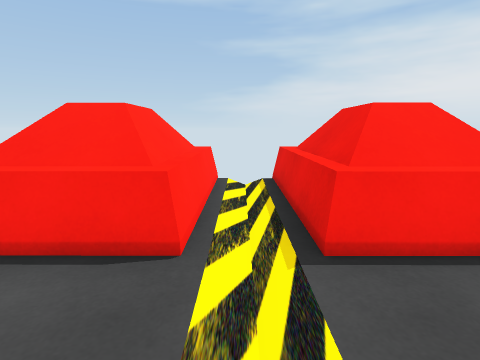
[1] (above)

24 first-person views from a walk through a 3-D level made in the Unity game engine. The camera is 1.3 m above the floor, tilts 10° down and sees 80° across. The floor is counted in squares, 1 m on a side. Each view is taken from the middle of a square. On the plan, view 1 faces up. The plan holds only what a view shows up to about 13 squares ahead; the rest is blank. The place goes on beyond the plan. The player character is not drawn.

[2]
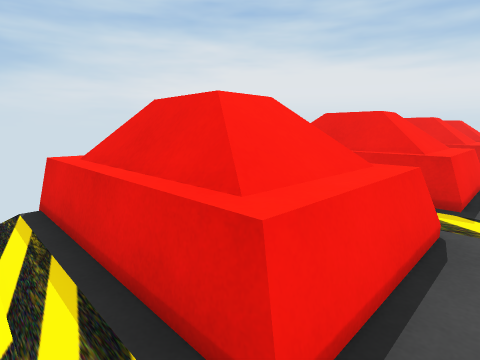

[3]
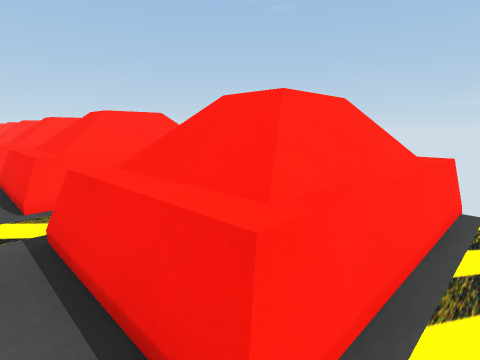

[4]
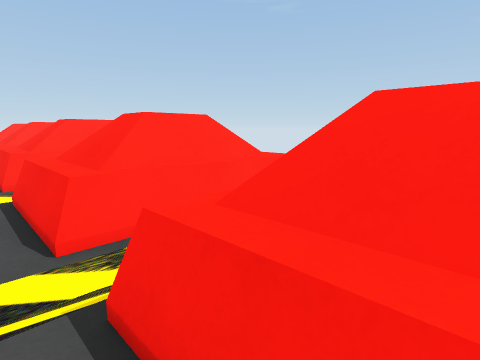

[5]
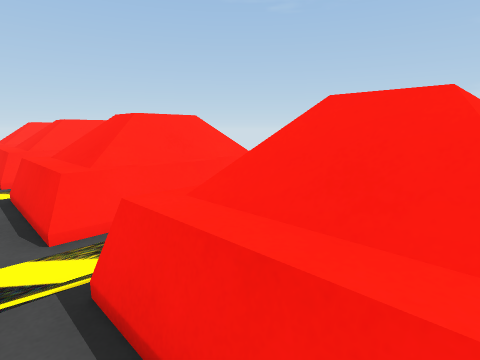

[6]
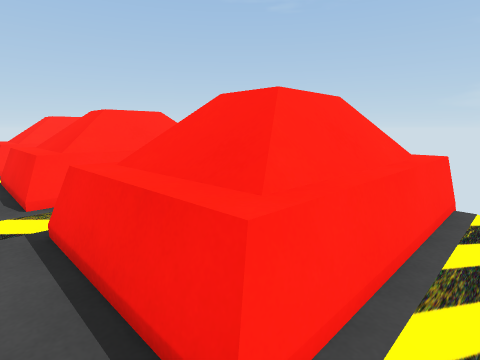

[7]
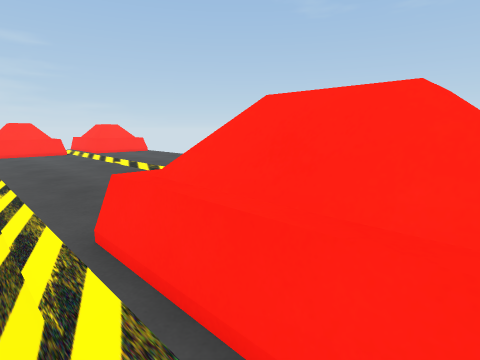

[8]
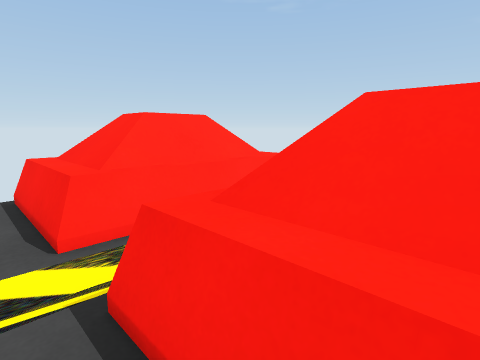

[9]
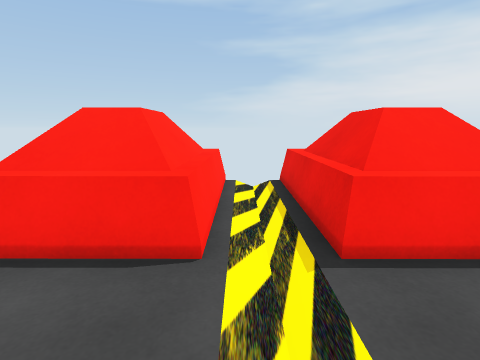

[10]
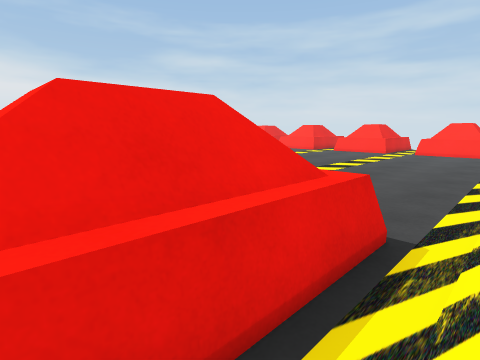

[11]
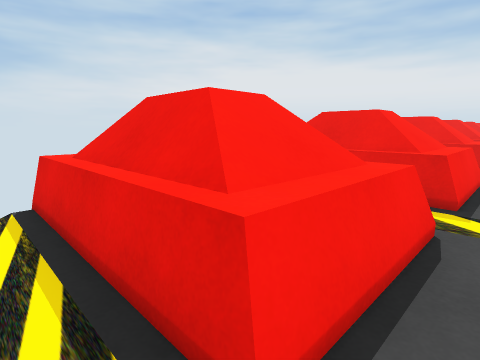

[12]
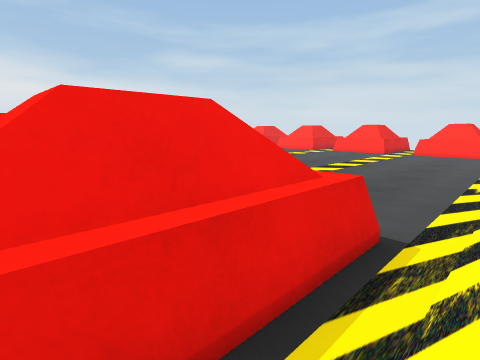

[13]
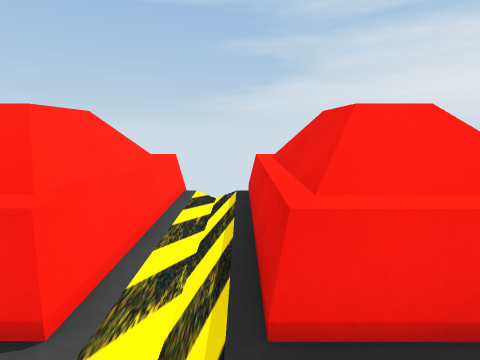

[14]
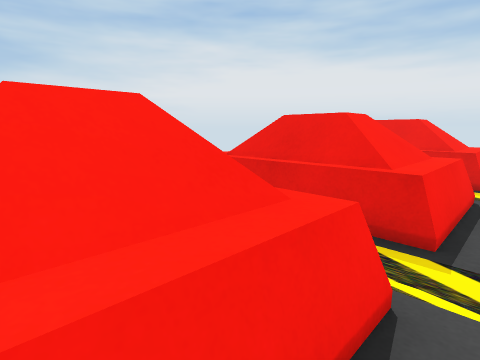

[15]
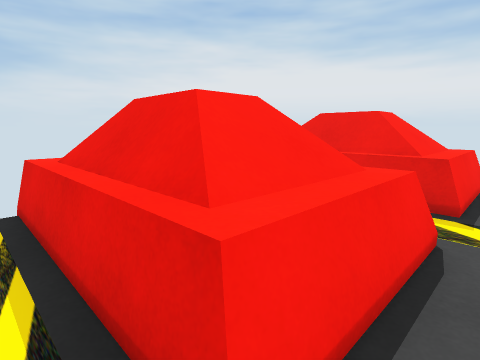

[16]
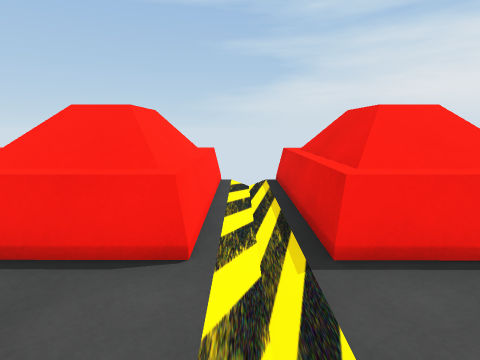

[17]
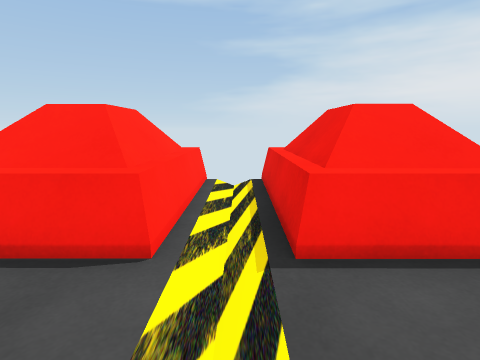

[18]
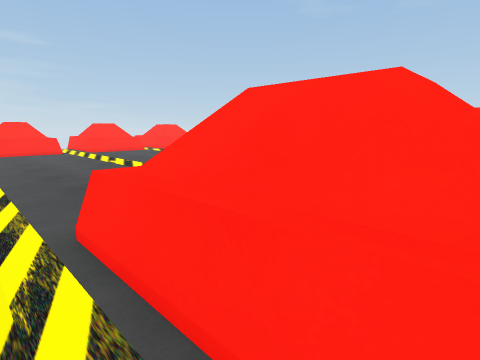

[19]
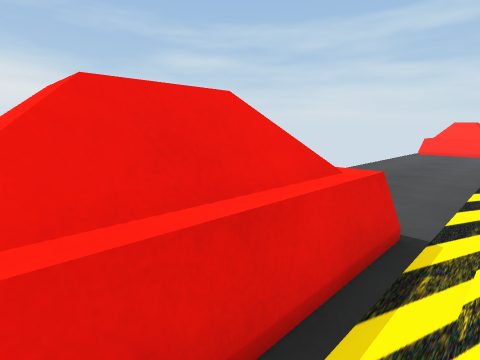

[20]
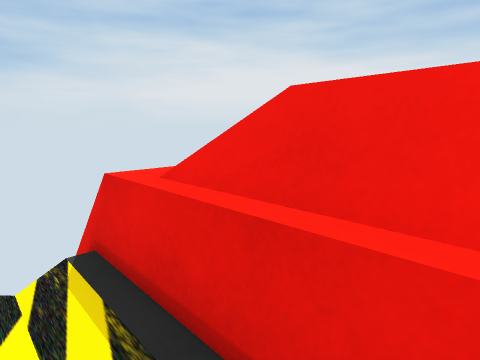

[21]
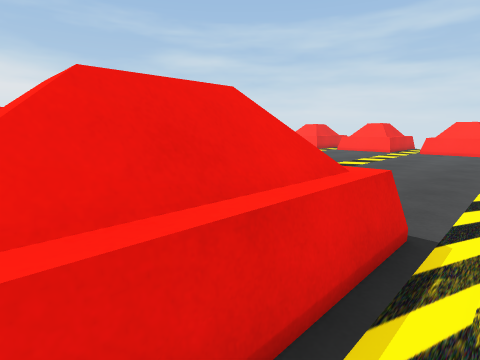

[22]
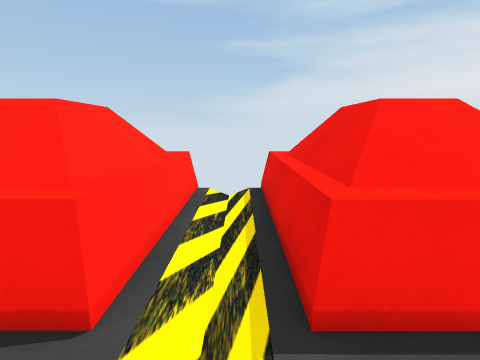

[23]
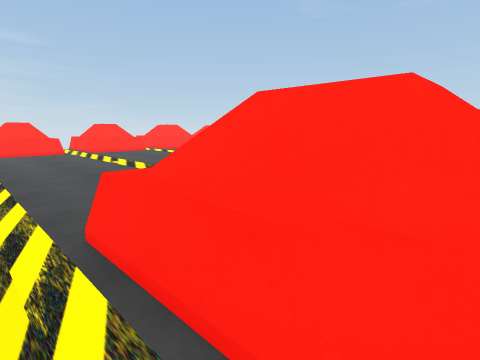

[24]
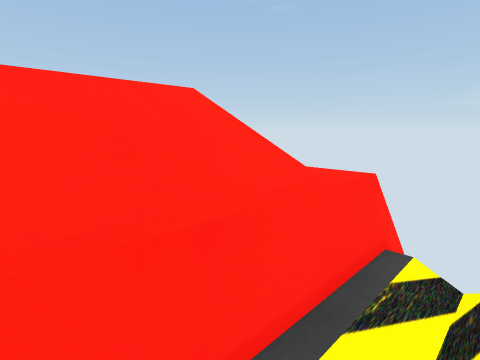

### Floor plan
Key: @ floor where view 1 was taken; # wall or solid block; . floor; / step, stairs or slope; = window, fence, low wall or low ledge; ^ raised ledge; v drop or lower ground.
Columns run from 25 left of view 1 to 17 right of it. Each row starts with its distance up from view 1.
  8                     ^                  ^
  7   ^v^      ^v^ ^   ^^v^ ^v^ ^=^^ ^v^ ^v^^
  6   ^.=^^=. ^#.#^^.=^^=/#^#.=^^==^^^.#^#/=^^
  5  ##.=##=  ##.###.=##=/###.^##==###.###/=#
  4 #^#.=^#=.#^#.#^#.=#^=/#^#.^^#==#^=.#^#/=^#
  3 ^^^.^^^^.^^^.^^^.^^^^/^^=.=^^==^^^.^^^/^^^^
  2 ...................../................/..
  1   .......       ...../  ...   .  ./. ./..
  0    ......       ...../   @..    ../   /..
 -1     ....         ....     ..    ..     ..
 -2     ....         ....     ..    ..     ...
 -3    ......       ...../.   ........     ....
 -4   ........      ...../.   ........     ....
 -5   ........     ....../.   ........     ....
 -6   ........     ....../.   ........     ....
 -7    ......       ...../    ........     ....
 -8     ....         ....     ........     ....
 -9     ....         ....     ...  ...     ...
-10      ..           ..       .    .       .
-11      ^^           ^^       ^    ^       ^

Where each view was taken, in squares from view 1:
view 1: 0 up, 0 right, facing up
view 2: 2 up, 0 right, facing up-right
view 3: 2 up, 0 right, facing up-left
view 4: 2 up, 6 left, facing up-left
view 5: 2 up, 10 left, facing up-left
view 6: 2 up, 13 left, facing up-left
view 7: 6 up, 17 left, facing down-left
view 8: 2 up, 19 left, facing up-left
view 9: 0 up, 22 left, facing up
view 10: 6 up, 22 left, facing down-right
view 11: 2 up, 13 left, facing up-right
view 12: 6 up, 9 left, facing down-right
view 13: 1 up, 5 right, facing up
view 14: 2 up, 6 right, facing up-right
view 15: 2 up, 9 right, facing up-right
view 16: 0 up, 13 right, facing up
view 17: 0 up, 9 right, facing up
view 18: 6 up, 9 right, facing down-left
view 19: 6 up, 13 right, facing down-right
view 20: 4 up, 13 right, facing up-right
view 21: 6 up, 0 right, facing down-right
view 22: 1 up, 4 left, facing up
view 23: 6 up, 4 left, facing down-left
view 24: 4 up, 4 left, facing up-left
